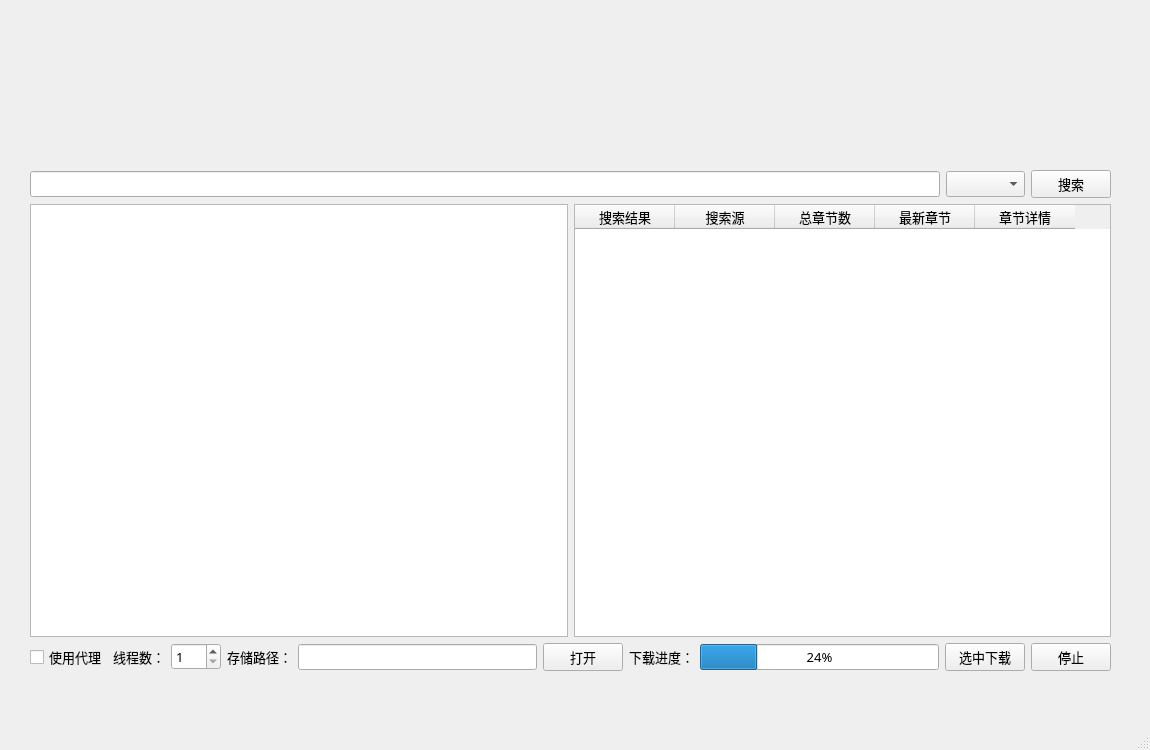
<?xml version="1.0" encoding="UTF-8"?>
<ui version="4.0">
 <class>MainWindow</class>
 <widget class="QMainWindow" name="MainWindow">
  <property name="enabled">
   <bool>true</bool>
  </property>
  <property name="geometry">
   <rect>
    <x>0</x>
    <y>0</y>
    <width>1150</width>
    <height>750</height>
   </rect>
  </property>
  <property name="maximumSize">
   <size>
    <width>1150</width>
    <height>750</height>
   </size>
  </property>
  <property name="font">
   <font>
    <family>微软雅黑</family>
    <pointsize>10</pointsize>
   </font>
  </property>
  <property name="acceptDrops">
   <bool>false</bool>
  </property>
  <property name="windowTitle">
   <string>MainWindow</string>
  </property>
  <property name="autoFillBackground">
   <bool>false</bool>
  </property>
  <widget class="QWidget" name="centralwidget">
   <widget class="QLabel" name="label">
    <property name="enabled">
     <bool>true</bool>
    </property>
    <property name="geometry">
     <rect>
      <x>500</x>
      <y>30</y>
      <width>141</width>
      <height>111</height>
     </rect>
    </property>
    <property name="text">
     <string/>
    </property>
    <property name="pixmap">
     <pixmap>files/download.png</pixmap>
    </property>
    <property name="scaledContents">
     <bool>true</bool>
    </property>
    <property name="wordWrap">
     <bool>false</bool>
    </property>
   </widget>
   <widget class="QWidget" name="layoutWidget">
    <property name="geometry">
     <rect>
      <x>30</x>
      <y>170</y>
      <width>1081</width>
      <height>501</height>
     </rect>
    </property>
    <layout class="QVBoxLayout" name="verticalLayout">
     <item>
      <layout class="QHBoxLayout" name="horizontalLayout">
       <item>
        <widget class="QLineEdit" name="inputSearch"/>
       </item>
       <item>
        <widget class="QComboBox" name="searchType">
         <property name="enabled">
          <bool>true</bool>
         </property>
         <property name="editable">
          <bool>false</bool>
         </property>
        </widget>
       </item>
       <item>
        <widget class="QPushButton" name="search">
         <property name="text">
          <string>搜索</string>
         </property>
        </widget>
       </item>
      </layout>
     </item>
     <item>
      <layout class="QHBoxLayout" name="horizontalLayout_2">
       <item>
        <widget class="QTextBrowser" name="textBrowser"/>
       </item>
       <item>
        <widget class="QTableWidget" name="tableWidget">
         <column>
          <property name="text">
           <string>搜索结果</string>
          </property>
         </column>
         <column>
          <property name="text">
           <string>搜索源</string>
          </property>
         </column>
         <column>
          <property name="text">
           <string>总章节数</string>
          </property>
         </column>
         <column>
          <property name="text">
           <string>最新章节</string>
          </property>
         </column>
         <column>
          <property name="text">
           <string>章节详情</string>
          </property>
         </column>
        </widget>
       </item>
      </layout>
     </item>
     <item>
      <layout class="QHBoxLayout" name="horizontalLayout_3">
       <item>
        <widget class="QCheckBox" name="checkBoxProxy">
         <property name="text">
          <string>使用代理</string>
         </property>
        </widget>
       </item>
       <item>
        <widget class="QLabel" name="label_2">
         <property name="text">
          <string>线程数：</string>
         </property>
        </widget>
       </item>
       <item>
        <widget class="QSpinBox" name="spinBoxThread">
         <property name="minimum">
          <number>1</number>
         </property>
         <property name="maximum">
          <number>100</number>
         </property>
        </widget>
       </item>
       <item>
        <widget class="QLabel" name="label_3">
         <property name="text">
          <string>存储路径：</string>
         </property>
        </widget>
       </item>
       <item>
        <widget class="QLineEdit" name="savePath"/>
       </item>
       <item>
        <widget class="QPushButton" name="pushButton">
         <property name="text">
          <string>打开</string>
         </property>
        </widget>
       </item>
       <item>
        <widget class="QLabel" name="label_4">
         <property name="text">
          <string>下载进度：</string>
         </property>
        </widget>
       </item>
       <item>
        <widget class="QProgressBar" name="progressBarDownload">
         <property name="value">
          <number>24</number>
         </property>
        </widget>
       </item>
       <item>
        <widget class="QPushButton" name="startDownload">
         <property name="text">
          <string>选中下载</string>
         </property>
        </widget>
       </item>
       <item>
        <widget class="QPushButton" name="stopDownload">
         <property name="text">
          <string>停止</string>
         </property>
        </widget>
       </item>
      </layout>
     </item>
    </layout>
   </widget>
  </widget>
  <widget class="QStatusBar" name="statusbar"/>
 </widget>
 <resources/>
 <connections/>
</ui>
